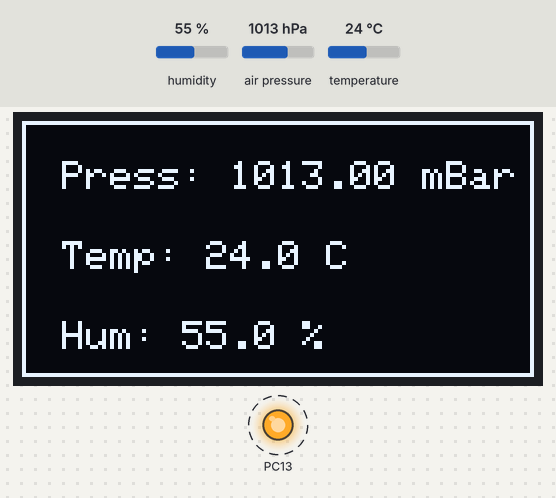
Simulated run of this program. Board: STM32 Black Pill. Shown: 128×64 one-colour display, output pins drawn as LEDs (lit = HIGH). Dashed ring = blinking. The test bench sets the inputs (shaded band); at power-on: humidity 55 %, air pressure 1013 hPa, temperature 24 °C. The display library's start-up logo is not drawn; what the program prints to the serial monitor is not drawn.

Above: at 3.9 s.
4.0 s: humidity set to 22 %
At 5.7 s:
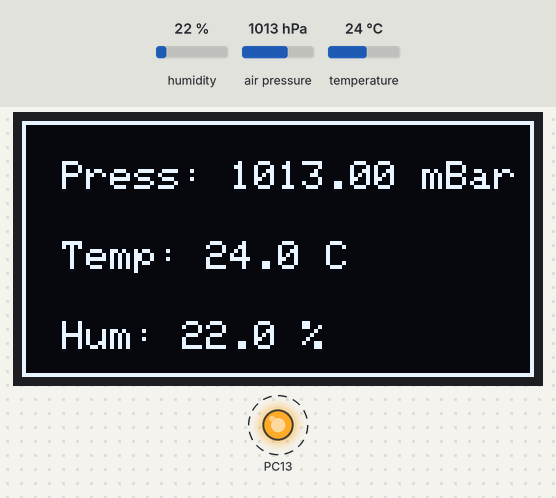
8.1 s: air pressure set to 952 hPa
At 9.7 s:
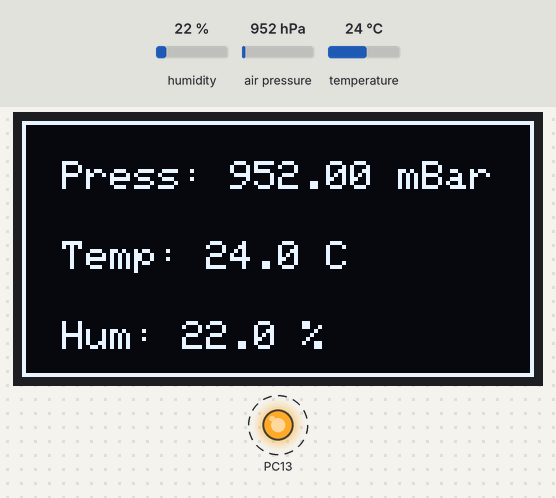
11.5 s: temperature set to 12 °C
At 12.9 s:
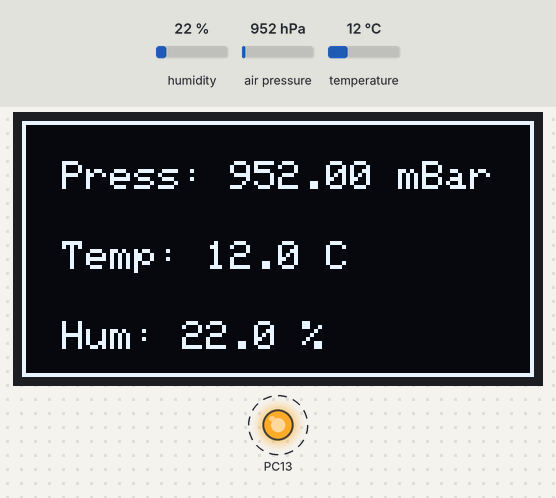
14.6 s: humidity set to 40 %
At 16.0 s:
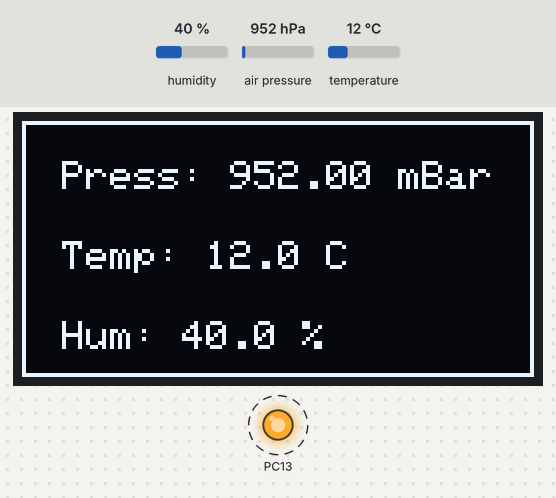
17.7 s: air pressure set to 975 hPa
At 19.0 s:
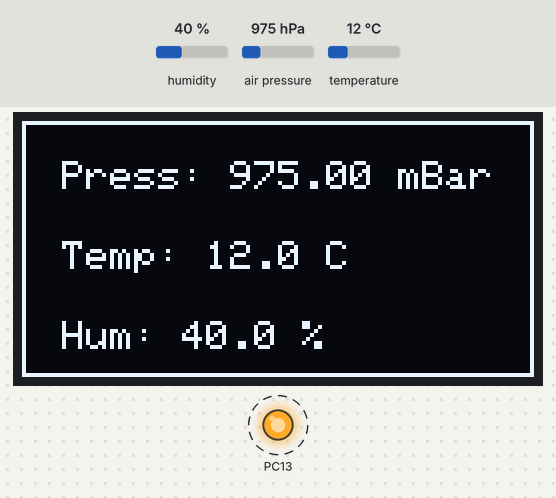
Timing chart, 0 to 21.8 s (numbered marks = the images above; inputs shaded):
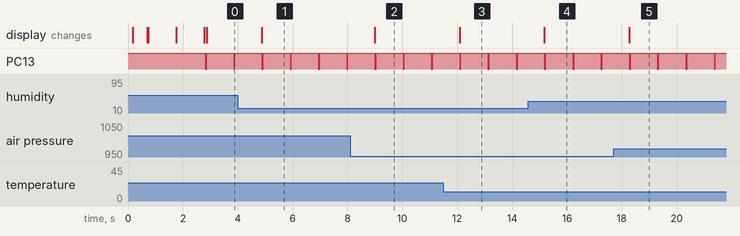

The program:

main.cpp
```cpp
#include <Arduino.h>
#include <Wire.h>
#include <Adafruit_BME280.h>
#include <Adafruit_Sensor.h>
#include <Adafruit_GFX.h>
#include <Adafruit_SH110X.h>

#define SCREEN_WIDTH 128
#define SCREEN_HEIGHT 64
#define OLED_RESET -1
#define BME_ADDR 0x76
#define BUTTON_PIN PA0
#define I2C_SDA PB7 // Define I2C SDA pin
#define I2C_SCL PB6 // Define I2C SCL pin

// --- Debounce Variables ---
volatile bool buttonPressedFlag = false; // Flag set by ISR
unsigned long lastDebounceTime = 0;      // Last time the output pin was toggled
unsigned long debounceDelay = 50;        // Debounce time in milliseconds

// --- State Variables ---
bool screen_on = true; // Let's use positive logic: screen_on = true means display is active

Adafruit_BME280 bme;
// Use SH1106G for the 1.3" OLED
Adafruit_SH1106G display(SCREEN_WIDTH, SCREEN_HEIGHT, &Wire, OLED_RESET);

// --- Minimal ISR ---
void handleButtonInterrupt()
{
    buttonPressedFlag = true;
};

// Helper function to display centered text
void displayCenteredText(const char *text, int y)
{
    int16_t x1, y1;
    uint16_t w, h;
    display.getTextBounds(text, 0, 0, &x1, &y1, &w, &h); // Calculate bounds
    int x = (SCREEN_WIDTH - w) / 2;
    display.setCursor(x, y);
    display.print(text);
}

void printSensorData(float pressure, float temperature, float humidity)
{
    display.clearDisplay();
    display.setTextColor(SH110X_WHITE);
    display.setTextSize(1);
    display.drawRect(0, 0, SCREEN_WIDTH, SCREEN_HEIGHT, SH110X_WHITE);
    display.setCursor(10, 10);
    display.print("Press: ");
    display.print(pressure, 2);
    display.println(" mBar");
    display.setCursor(10, 30);
    display.print("Temp: ");
    display.print(temperature, 1);
    display.println(" C");
    display.setCursor(10, 50);
    display.print("Hum: ");
    display.print(humidity, 1);
    display.println(" %");
    display.display();
}

void setup()
{
    pinMode(PC13, OUTPUT);
    pinMode(BUTTON_PIN, INPUT_PULLUP);

    digitalWrite(PC13, HIGH); // Turn off built-in LED initially

    Serial.begin(9600);
    // Initialize Wire *before* display.begin()
    Wire.begin(); // Use default SDA/SCL pins defined by the board variant (PB7/PB6 for Blackpill)

    Serial.println("Starting Initialization...");
    Serial.println("--------------------------");

    // Initialize Display - Retry Loop
    Serial.println("Initializing Display...");
    while (!display.begin(0x3C, true)) // Address 0x3C, init i2c if not yet started
    {
        Serial.println(F("SH1106 connection failed."));
        Serial.print(F("Expecting SCL=PB"));
        Serial.print(PIN_WIRE_SCL); // Use defined pin number from variant
        Serial.print(F(", SDA=PB"));
        Serial.print(PIN_WIRE_SDA);
        Serial.println(F(". Check wiring."));
        Serial.println(F("Retrying in 1 second..."));
        digitalWrite(PC13, LOW);
        delay(500);
        digitalWrite(PC13, HIGH);
        delay(500);
    }
    Serial.println("Display Initialized OK.");
    display.display(); // Show initial buffer (might be garbage)
    delay(100);
    display.clearDisplay();
    display.setTextSize(1);
    display.setTextColor(SH110X_WHITE);
    displayCenteredText("Display OK", 28); // Use helper function
    display.display();
    delay(500); // Show message briefly
    Serial.println("--------------------------");

    // --- Initialize BME280 - Retry Loop ---
    Serial.println("Initializing BME280 Sensor...");
    display.clearDisplay();
    displayCenteredText("Finding BME280...", 28); // Use helper function
    display.display();
    while (!bme.begin(BME_ADDR, &Wire)) // Pass Wire object explicitly
    {
        Serial.println(F("BME280 connection failed."));
        Serial.print(F("Expecting SCL=PB"));
        Serial.print(PIN_WIRE_SCL);
        Serial.print(F(", SDA=PB"));
        Serial.print(PIN_WIRE_SDA);
        Serial.print(F(" (Address 0x"));
        Serial.print(BME_ADDR, HEX);
        Serial.println(F("). Check wiring."));
        Serial.println(F("Retrying in 1 second..."));

        display.clearDisplay();
        display.setTextSize(1);
        display.setTextColor(SH110X_WHITE);
        displayCenteredText("BME280 Not Found!", 5);
        displayCenteredText("Check Wiring:", 20);
        displayCenteredText("SDA=PB7, SCL=PB6", 35);
        displayCenteredText("Retrying...", 50);
        display.display();

        digitalWrite(PC13, LOW);
        delay(500);
        digitalWrite(PC13, HIGH);
        delay(500);
    }
    // --- BME280 Initialized OK ---
    Serial.println("BME280 Found!");
    display.clearDisplay();
    char bmeOkMsg[20]; // Buffer for the message
    snprintf(bmeOkMsg, sizeof(bmeOkMsg), "BME280 OK (0x%X)", BME_ADDR);
    displayCenteredText(bmeOkMsg, 28); // Use helper function
    display.display();
    delay(1000); // Show message
    Serial.println("--------------------------");

    // --- Attach Interrupt ---
    Serial.println("Attaching button interrupt...");
    attachInterrupt(digitalPinToInterrupt(BUTTON_PIN), handleButtonInterrupt, FALLING);
    Serial.println("Interrupt attached.");
    Serial.println("--------------------------");

    // --- Ready Message ---
    display.clearDisplay();
    displayCenteredText("Ready!", 28); // Use helper function
    display.display();
    delay(1000);            // Show message
    display.clearDisplay(); // Clear screen before entering loop
    display.display();      // Send clear command

    Serial.println("Setup Complete. Entering main loop.");
    Serial.println("==========================");
}

void loop()
{
    // --- Button Debounce Logic ---
    if (buttonPressedFlag)
    {
        if ((millis() - lastDebounceTime) > debounceDelay)
        {
            Serial.println("Button Pressed!");
            lastDebounceTime = millis();

            // Store the *intended* next state
            bool next_screen_state = !screen_on;

            if (next_screen_state == false) // Turning OFF
            {
                Serial.println("Screen turning OFF");

                // --- Display "Bye" message ---
                display.clearDisplay();
                display.setTextSize(1);             // Ensure text size is set
                display.setTextColor(SH110X_WHITE); // Ensure color is set
                displayCenteredText("Bye ;)", 28);  // Display centered message
                display.display();
                delay(500); // Show message for 0.5 seconds
                // --- End "Bye" message ---

                // 1. Clear the display buffer again (good practice before power off)
                display.clearDisplay();
                // 2. Send the clear command to the physical display
                display.display();
                // 3. Wait a short moment for the command to process before cutting power
                delay(50); // Keep short delay
            }
            else // Turning ON
            {
                Serial.println("Screen turning ON");
                // 2. Give power time to stabilize and display to wake up
                delay(100); // Keep delay
                // 3. Re-initialize the display (important after power cycle)
                if (!display.begin(0x3C, true))
                {
                    Serial.println("Failed to re-init display after power on!");
                    next_screen_state = false; // Force state back to off if re-init fails
                }
                else
                {
                    // --- Display "Hello" message ---
                    display.clearDisplay();
                    display.setTextSize(1);              // Ensure text size is set
                    display.setTextColor(SH110X_WHITE);  // Ensure color is set
                    displayCenteredText("Hello ;P", 28); // Display centered message
                    display.display();
                    delay(500); // Show message for 0.5 seconds
                    // --- End "Hello" message ---

                    // Clear display buffer before resuming normal operation
                    display.clearDisplay();
                    display.display();
                }
            }

            // Update the master state variable *after* actions are taken
            screen_on = next_screen_state;
        }
        // Reset the interrupt flag regardless of debounce check
        buttonPressedFlag = false;
    }

    // --- Sensor Reading, Display Update, and Heartbeat ---
    if (screen_on)
    {
        // Read sensor values
        float temperature = bme.readTemperature();
        float humidity = bme.readHumidity();
        float pressure = bme.readPressure() / 100.0F; // Convert Pa to mBar
        float altitude = bme.readAltitude(1013.25);

        // Check for valid readings
        if (isnan(temperature) || isnan(humidity) || isnan(pressure))
        {
            Serial.println("Failed to read from BME sensor!");
            // Display sensor error message
            display.clearDisplay();
            display.setTextSize(1);
            display.setTextColor(SH110X_WHITE);
            displayCenteredText("BME Sensor Error!", 20);
            displayCenteredText("Check Connection", 35);
            display.display();
            // Still blink LED even if sensor fails, shows MCU is running
        }
        else
        {
            // Print to display
            printSensorData(pressure, temperature, humidity);

            // Print sensor values to serial monitor
            Serial.print(">Pressure:");
            Serial.print(pressure, 5);
            Serial.println("§mBar"); // Corrected unit symbol
            Serial.print(">Temp:");
            Serial.print(temperature, 1);
            Serial.println("§C"); // Corrected unit symbol
            Serial.print(">Hum:");
            Serial.print(humidity, 1);
            Serial.println("§%"); // Corrected unit symbol
        }

        // Blink the built-in LED as a heartbeat ONLY when screen is on
        digitalWrite(PC13, LOW);
        delay(50);
        digitalWrite(PC13, HIGH);

        // Main loop delay when screen is ON (adjust sensor update rate here)
        delay(950); // Total loop time approx 1000ms (950 + 50 for LED)
    }
    else // screen_on is false
    {

        // Ensure LED is OFF when screen is off
        digitalWrite(PC13, HIGH); // HIGH turns PC13 LED OFF on many boards

        // Add a small delay when screen is off to prevent busy-waiting
        // and reduce CPU usage, while still being responsive to button.
        delay(100);
    }

end_of_loop:; // Label for the goto statement

} // End of loop()
```

Measured:
- after the input at 4.0 s, the display: changes after 0.88 s (image 1)
- after the input at 8.1 s, the display: changes after 0.90 s (image 2)
- after the input at 11.5 s, the display: changes after 0.59 s (image 3)
- after the input at 14.6 s, the display: changes after 0.58 s (image 4)
- after the input at 17.7 s, the display: changes after 0.57 s (image 5)
- by itself, PC13: alternates HIGH for 0.98 s and LOW for 0.05 s
